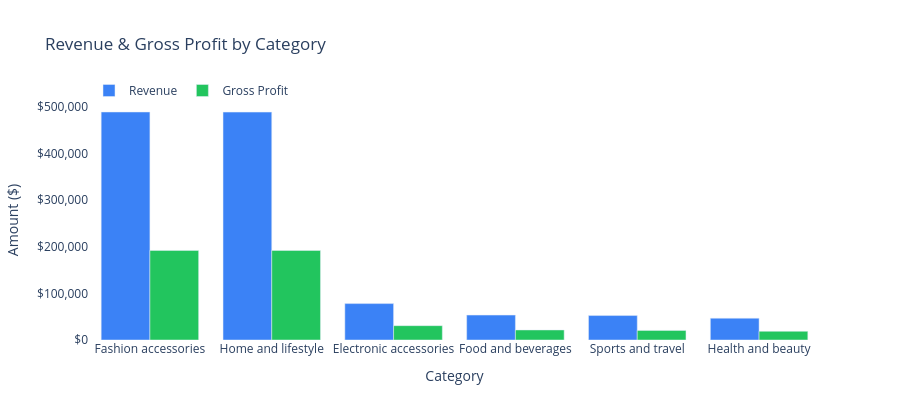

Notebook code cell kept with this figure:
### Markdown cell above
### 7.1 Revenue & Profit by Category (Interactive Bar)

### Code cell
fig = go.Figure()
fig.add_bar(x=cat_stats.index, y=cat_stats["Revenue"],
            name="Revenue", marker_color="#3b82f6")
fig.add_bar(x=cat_stats.index, y=cat_stats["GrossProfit"],
            name="Gross Profit", marker_color="#22c55e")
fig.update_layout(
    title="Revenue & Gross Profit by Category",
    barmode="group", height=420,
    xaxis_title="Category", yaxis_title="Amount ($)",
    legend=dict(orientation="h", y=1.1),
    plot_bgcolor="white", paper_bgcolor="white"
)
fig.update_yaxes(tickprefix="$", tickformat=",.0f")
fig.show()

### Figure 1 — Plotly figure (JSON) as saved in the notebook; plotly's stock layout.template omitted (floating-point values rounded to 4 significant figures)
{"data": [{"marker": {"color": "#3b82f6"}, "name": "Revenue", "type": "bar", "x": ["Fashion accessories", "Home and lifestyle", "Electronic accessories", "Food and beverages", "Sports and travel", "Health and beauty"], "y": [489500.0, 489300.0, 78180.0, 53470.0, 52500.0, 46850.0]}, {"marker": {"color": "#22c55e"}, "name": "Gross Profit", "type": "bar", "x": ["Fashion accessories", "Home and lifestyle", "Electronic accessories", "Food and beverages", "Sports and travel", "Health and beauty"], "y": [192300.0, 192200.0, 30770.0, 21550.0, 20610.0, 18670.0]}], "layout": {"barmode": "group", "height": 420, "legend": {"orientation": "h", "y": 1.1}, "paper_bgcolor": "white", "plot_bgcolor": "white", "title": {"text": "Revenue & Gross Profit by Category"}, "xaxis": {"title": {"text": "Category"}}, "yaxis": {"tickformat": ",.0f", "tickprefix": "$", "title": {"text": "Amount ($)"}}}}
